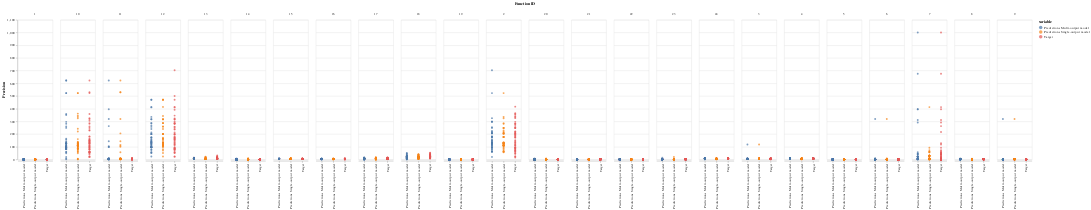

The notebook cell this image was saved under:
### Code cell
alt.Chart(
    single_multi_precision_df_melted
).mark_circle(
).encode(
    alt.X('variable:N', title=''),
    alt.Y('Precision:Q'),
    column='Function ID:N',
    color='variable:N'
).properties(
    width = 100,
    height = 400
)

### Figure 1 — Vega-Lite specification as saved in the notebook (floating-point values rounded to 4 significant figures; data arrays with more than 128 entries replaced by an {"elided": "..."} marker saying what was removed)
{"config": {"view": {"continuousWidth": 400, "continuousHeight": 300}}, "data": {"name": "data-5480aae0bf7bfbba3e7a65b0ca2c60cc"}, "mark": "circle", "encoding": {"color": {"type": "nominal", "field": "variable"}, "column": {"type": "nominal", "field": "Function ID"}, "x": {"type": "nominal", "field": "variable", "title": ""}, "y": {"type": "quantitative", "field": "Precision"}}, "height": 400, "width": 100, "$schema": "https://vega.github.io/schema/vega-lite/v4.8.1.json", "datasets": {"data-5480aae0bf7bfbba3e7a65b0ca2c60cc": {"elided": "3600 records"}}}
